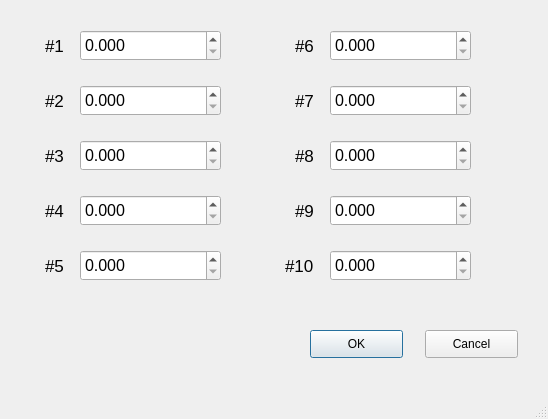
<?xml version="1.0" encoding="UTF-8"?>
<ui version="4.0">
 <class>setMaxCurrentForCha</class>
 <widget class="QMainWindow" name="setMaxCurrentForCha">
  <property name="geometry">
   <rect>
    <x>0</x>
    <y>0</y>
    <width>548</width>
    <height>419</height>
   </rect>
  </property>
  <property name="windowTitle">
   <string>Set max current for all channels</string>
  </property>
  <widget class="QWidget" name="centralwidget">
   <widget class="QDoubleSpinBox" name="doubleSpinBox_8">
    <property name="geometry">
     <rect>
      <x>330</x>
      <y>140</y>
      <width>141</width>
      <height>31</height>
     </rect>
    </property>
    <property name="font">
     <font>
      <pointsize>12</pointsize>
     </font>
    </property>
    <property name="decimals">
     <number>3</number>
    </property>
    <property name="maximum">
     <double>1000.000000000000000</double>
    </property>
    <property name="value">
     <double>0.000000000000000</double>
    </property>
   </widget>
   <widget class="QLabel" name="label_25">
    <property name="geometry">
     <rect>
      <x>295</x>
      <y>90</y>
      <width>51</width>
      <height>22</height>
     </rect>
    </property>
    <property name="font">
     <font>
      <pointsize>13</pointsize>
     </font>
    </property>
    <property name="text">
     <string>#7</string>
    </property>
   </widget>
   <widget class="QLabel" name="label_18">
    <property name="geometry">
     <rect>
      <x>45</x>
      <y>90</y>
      <width>51</width>
      <height>22</height>
     </rect>
    </property>
    <property name="font">
     <font>
      <pointsize>13</pointsize>
     </font>
    </property>
    <property name="text">
     <string>#2</string>
    </property>
   </widget>
   <widget class="QLabel" name="label_23">
    <property name="geometry">
     <rect>
      <x>295</x>
      <y>200</y>
      <width>51</width>
      <height>22</height>
     </rect>
    </property>
    <property name="font">
     <font>
      <pointsize>13</pointsize>
     </font>
    </property>
    <property name="text">
     <string>#9</string>
    </property>
   </widget>
   <widget class="QDoubleSpinBox" name="doubleSpinBox_2">
    <property name="geometry">
     <rect>
      <x>80</x>
      <y>85</y>
      <width>141</width>
      <height>31</height>
     </rect>
    </property>
    <property name="font">
     <font>
      <pointsize>12</pointsize>
     </font>
    </property>
    <property name="decimals">
     <number>3</number>
    </property>
    <property name="maximum">
     <double>1000.000000000000000</double>
    </property>
    <property name="value">
     <double>0.000000000000000</double>
    </property>
   </widget>
   <widget class="QLabel" name="label_26">
    <property name="geometry">
     <rect>
      <x>295</x>
      <y>145</y>
      <width>51</width>
      <height>22</height>
     </rect>
    </property>
    <property name="font">
     <font>
      <pointsize>13</pointsize>
     </font>
    </property>
    <property name="text">
     <string>#8</string>
    </property>
   </widget>
   <widget class="QLabel" name="label_22">
    <property name="geometry">
     <rect>
      <x>285</x>
      <y>255</y>
      <width>51</width>
      <height>22</height>
     </rect>
    </property>
    <property name="font">
     <font>
      <pointsize>13</pointsize>
     </font>
    </property>
    <property name="text">
     <string>#10</string>
    </property>
   </widget>
   <widget class="QDoubleSpinBox" name="doubleSpinBox_10">
    <property name="geometry">
     <rect>
      <x>330</x>
      <y>250</y>
      <width>141</width>
      <height>31</height>
     </rect>
    </property>
    <property name="font">
     <font>
      <pointsize>12</pointsize>
     </font>
    </property>
    <property name="decimals">
     <number>3</number>
    </property>
    <property name="maximum">
     <double>1000.000000000000000</double>
    </property>
    <property name="value">
     <double>0.000000000000000</double>
    </property>
   </widget>
   <widget class="QLabel" name="label_19">
    <property name="geometry">
     <rect>
      <x>45</x>
      <y>145</y>
      <width>51</width>
      <height>22</height>
     </rect>
    </property>
    <property name="font">
     <font>
      <pointsize>13</pointsize>
     </font>
    </property>
    <property name="text">
     <string>#3</string>
    </property>
   </widget>
   <widget class="QLabel" name="label_20">
    <property name="geometry">
     <rect>
      <x>45</x>
      <y>200</y>
      <width>51</width>
      <height>22</height>
     </rect>
    </property>
    <property name="font">
     <font>
      <pointsize>13</pointsize>
     </font>
    </property>
    <property name="text">
     <string>#4</string>
    </property>
   </widget>
   <widget class="QDoubleSpinBox" name="doubleSpinBox_3">
    <property name="geometry">
     <rect>
      <x>80</x>
      <y>140</y>
      <width>141</width>
      <height>31</height>
     </rect>
    </property>
    <property name="font">
     <font>
      <pointsize>12</pointsize>
     </font>
    </property>
    <property name="decimals">
     <number>3</number>
    </property>
    <property name="maximum">
     <double>1000.000000000000000</double>
    </property>
    <property name="value">
     <double>0.000000000000000</double>
    </property>
   </widget>
   <widget class="QDoubleSpinBox" name="doubleSpinBox_6">
    <property name="geometry">
     <rect>
      <x>330</x>
      <y>30</y>
      <width>141</width>
      <height>31</height>
     </rect>
    </property>
    <property name="font">
     <font>
      <pointsize>12</pointsize>
     </font>
    </property>
    <property name="decimals">
     <number>3</number>
    </property>
    <property name="maximum">
     <double>1000.000000000000000</double>
    </property>
    <property name="value">
     <double>0.000000000000000</double>
    </property>
   </widget>
   <widget class="QDoubleSpinBox" name="doubleSpinBox_5">
    <property name="geometry">
     <rect>
      <x>80</x>
      <y>250</y>
      <width>141</width>
      <height>31</height>
     </rect>
    </property>
    <property name="font">
     <font>
      <pointsize>12</pointsize>
     </font>
    </property>
    <property name="decimals">
     <number>3</number>
    </property>
    <property name="maximum">
     <double>1000.000000000000000</double>
    </property>
    <property name="value">
     <double>0.000000000000000</double>
    </property>
   </widget>
   <widget class="QLabel" name="label_24">
    <property name="geometry">
     <rect>
      <x>295</x>
      <y>35</y>
      <width>51</width>
      <height>22</height>
     </rect>
    </property>
    <property name="font">
     <font>
      <pointsize>13</pointsize>
     </font>
    </property>
    <property name="text">
     <string>#6</string>
    </property>
   </widget>
   <widget class="QDoubleSpinBox" name="doubleSpinBox">
    <property name="geometry">
     <rect>
      <x>80</x>
      <y>30</y>
      <width>141</width>
      <height>31</height>
     </rect>
    </property>
    <property name="font">
     <font>
      <pointsize>12</pointsize>
     </font>
    </property>
    <property name="decimals">
     <number>3</number>
    </property>
    <property name="maximum">
     <double>1000.000000000000000</double>
    </property>
    <property name="value">
     <double>0.000000000000000</double>
    </property>
   </widget>
   <widget class="QDoubleSpinBox" name="doubleSpinBox_4">
    <property name="geometry">
     <rect>
      <x>80</x>
      <y>195</y>
      <width>141</width>
      <height>31</height>
     </rect>
    </property>
    <property name="font">
     <font>
      <pointsize>12</pointsize>
     </font>
    </property>
    <property name="decimals">
     <number>3</number>
    </property>
    <property name="maximum">
     <double>1000.000000000000000</double>
    </property>
    <property name="value">
     <double>0.000000000000000</double>
    </property>
   </widget>
   <widget class="QLabel" name="label_21">
    <property name="geometry">
     <rect>
      <x>45</x>
      <y>255</y>
      <width>51</width>
      <height>22</height>
     </rect>
    </property>
    <property name="font">
     <font>
      <pointsize>13</pointsize>
     </font>
    </property>
    <property name="text">
     <string>#5</string>
    </property>
   </widget>
   <widget class="QDoubleSpinBox" name="doubleSpinBox_7">
    <property name="geometry">
     <rect>
      <x>330</x>
      <y>85</y>
      <width>141</width>
      <height>31</height>
     </rect>
    </property>
    <property name="font">
     <font>
      <pointsize>12</pointsize>
     </font>
    </property>
    <property name="decimals">
     <number>3</number>
    </property>
    <property name="maximum">
     <double>1000.000000000000000</double>
    </property>
    <property name="value">
     <double>0.000000000000000</double>
    </property>
   </widget>
   <widget class="QDoubleSpinBox" name="doubleSpinBox_9">
    <property name="geometry">
     <rect>
      <x>330</x>
      <y>195</y>
      <width>141</width>
      <height>31</height>
     </rect>
    </property>
    <property name="font">
     <font>
      <pointsize>12</pointsize>
     </font>
    </property>
    <property name="decimals">
     <number>3</number>
    </property>
    <property name="maximum">
     <double>1000.000000000000000</double>
    </property>
    <property name="value">
     <double>0.000000000000000</double>
    </property>
   </widget>
   <widget class="QLabel" name="label_17">
    <property name="geometry">
     <rect>
      <x>45</x>
      <y>35</y>
      <width>51</width>
      <height>22</height>
     </rect>
    </property>
    <property name="font">
     <font>
      <pointsize>13</pointsize>
     </font>
    </property>
    <property name="text">
     <string>#1</string>
    </property>
   </widget>
   <widget class="QPushButton" name="OKButton">
    <property name="geometry">
     <rect>
      <x>310</x>
      <y>330</y>
      <width>93</width>
      <height>28</height>
     </rect>
    </property>
    <property name="text">
     <string>OK</string>
    </property>
    <property name="default">
     <bool>true</bool>
    </property>
   </widget>
   <widget class="QPushButton" name="CancelButton">
    <property name="geometry">
     <rect>
      <x>425</x>
      <y>330</y>
      <width>93</width>
      <height>28</height>
     </rect>
    </property>
    <property name="text">
     <string>Cancel</string>
    </property>
   </widget>
  </widget>
  <widget class="QMenuBar" name="menubar">
   <property name="geometry">
    <rect>
     <x>0</x>
     <y>0</y>
     <width>548</width>
     <height>26</height>
    </rect>
   </property>
  </widget>
  <widget class="QStatusBar" name="statusbar"/>
 </widget>
 <tabstops>
  <tabstop>doubleSpinBox</tabstop>
  <tabstop>doubleSpinBox_2</tabstop>
  <tabstop>doubleSpinBox_3</tabstop>
  <tabstop>doubleSpinBox_4</tabstop>
  <tabstop>doubleSpinBox_5</tabstop>
  <tabstop>doubleSpinBox_6</tabstop>
  <tabstop>doubleSpinBox_7</tabstop>
  <tabstop>doubleSpinBox_8</tabstop>
  <tabstop>doubleSpinBox_9</tabstop>
  <tabstop>doubleSpinBox_10</tabstop>
  <tabstop>OKButton</tabstop>
  <tabstop>CancelButton</tabstop>
 </tabstops>
 <resources/>
 <connections/>
</ui>
